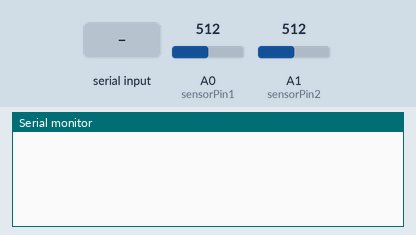
A sketch run on a simulated Arduino Uno, built with avr-gcc and run on an emulated ATmega328P. On the bench: the last lines printed to the serial monitor. Inputs (shaded band) come from the test bench; at power-on: A0 (sensorPin1) = 512, A1 (sensorPin2) = 512.

Above: at 1.2 s.
1.3 s: "1" received over Serial
At 2.5 s:
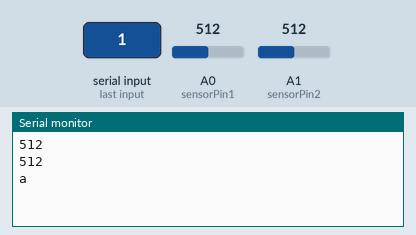
2.8 s: A0 (sensorPin1) set to 716
At 4.1 s:
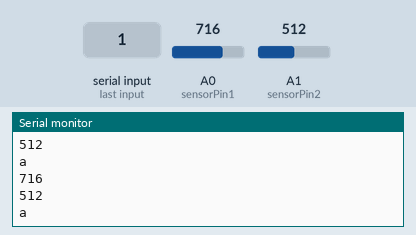
4.3 s: A1 (sensorPin2) set to 306
At 5.7 s:
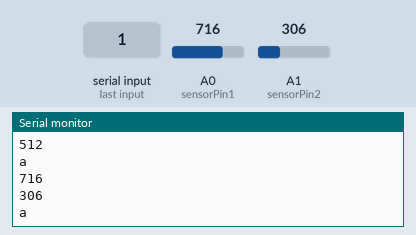
5.8 s: A0 (sensorPin1) set to 900
7.3 s: A1 (sensorPin2) set to 122
At 8.5 s:
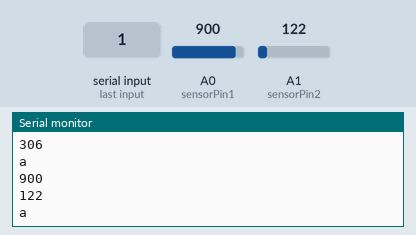
Timing chart, 0 to 9.8 s (numbered marks = the images above; inputs shaded):
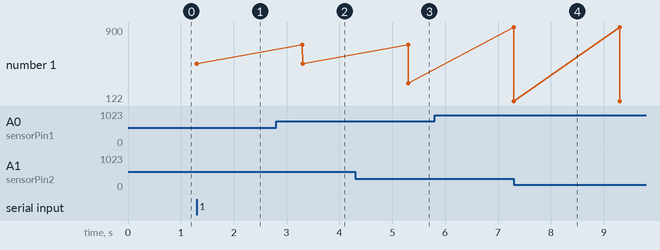

The sketch:

Analog_test.ino
```cpp
int sensorPin1 = A0;    // select the input pin for the potentiometer
int sensorPin2 = A1;    // select the input pin for the potentiometer
int X = 0;  // variable to store the value coming from the sensor
int Y = 0;  // variable to store the value coming from the sensor


void setup() {
  // put your setup code here, to run once:
Serial.begin(115200);
}

void loop() {
  // put your main code here, to run repeatedly:
    X = analogRead(sensorPin1);
    Y = analogRead(sensorPin2);

  if (Serial.available())
  {

    Serial.println(X);
    Serial.println(Y);
    Serial.println('a');

  delay(2000);

  }
}
```

Measured:
- after the input at 1.3 s, the serial monitor: prints a new line at once (image 1)
- after the input at 2.8 s, the serial monitor: prints a new line after 0.50 s (image 2)
- after the input at 4.3 s, the serial monitor: prints a new line after 1.0 s (image 3)
- after the input at 7.3 s, the serial monitor: prints a new line at once (image 4)
- plotted number 1: 512 → 306 after the input at 4.3 s, 306 → 122 after the input at 7.3 s
